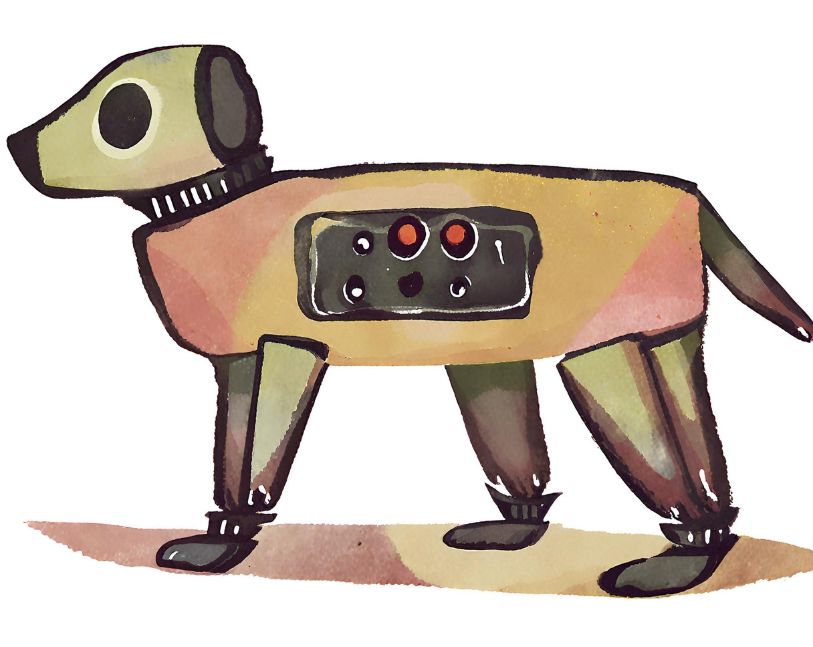
#> input picture header.png, 813 x 647 px, given in place of the camera
$ python distance.py
#> lines starting #> are read from the running program, lines starting #| are printed output that depends on the picture; after the words box and inside, x2 and y2 are one past the last pixel; in counts of white or black regions, pixels touching at a corner belong together
import cv2

def main():
    # Assume these values
    focal_length = 950.4  # In pixel units, replace with your calibrated focal length
    known_width = 230.3  # Actual width of the object in some unit (e.g., cm)

    # Initialize camera
    cap = cv2.VideoCapture(0)

    while True:
        # Capture frame-by-frame
        ret, frame = cap.read()
#> frame is the input picture: shape (647, 813, 3); mean B, G, R 186.4, 196.4, 207.6

        # Convert the frame to grayscale
        gray = cv2.cvtColor(frame, cv2.COLOR_BGR2GRAY)
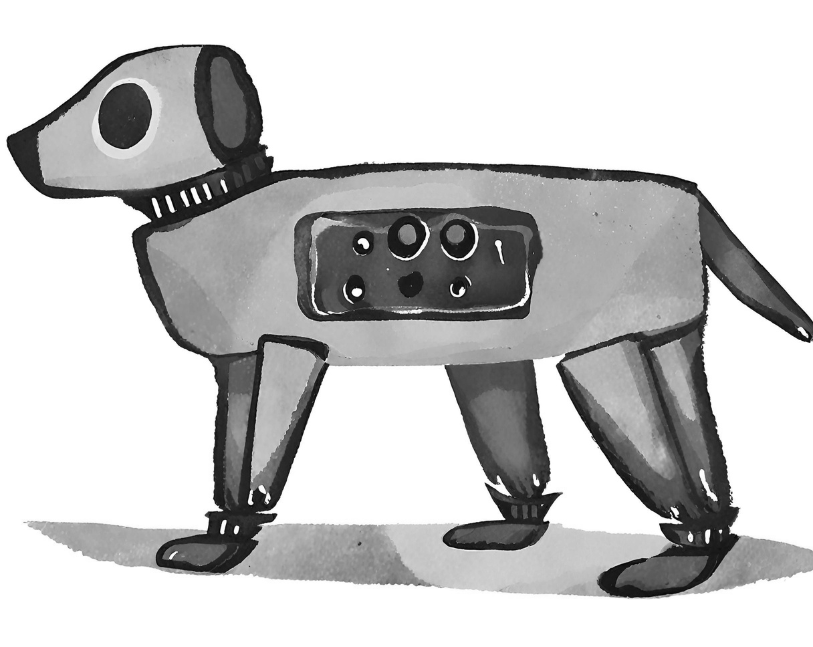
#> gray: shape (647, 813); min 1, max 255, mean 198.6

        # Threshold the image (you can use other techniques like Canny edge detection)
        ret, thresh = cv2.threshold(gray, 127, 255, 0)
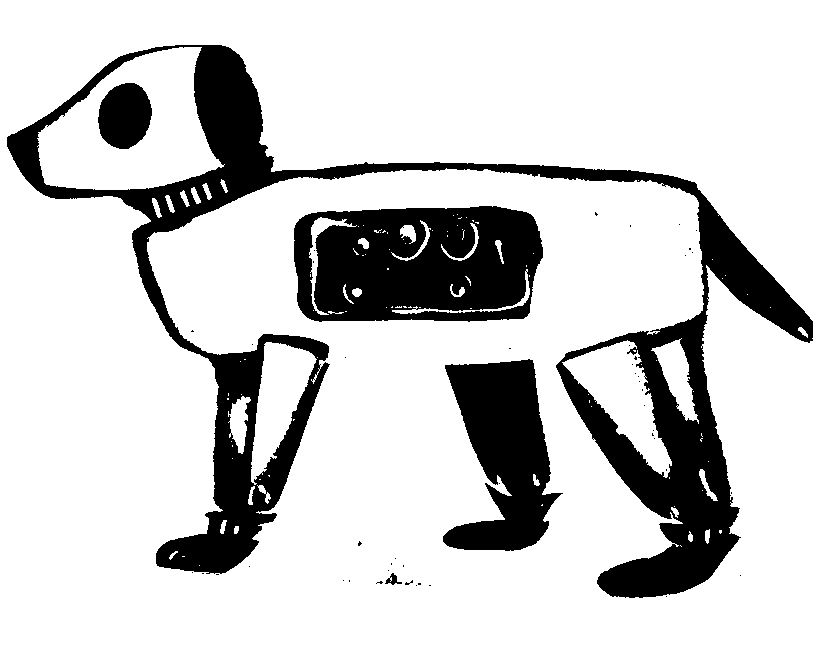
#> thresh: shape (647, 813); 80.5% white; 50 black regions (45 under 20 px)

        # Find contours
        contours, _ = cv2.findContours(thresh, cv2.RETR_LIST, cv2.CHAIN_APPROX_SIMPLE)
#> contours = 174 contours, 138 with area under 20; largest, box (x1, y1, x2, y2) and area: (0, 0, 813, 647) 428713, (293, 205, 544, 323) 26750, (37, 47, 225, 190) 17634, (442, 358, 564, 552) 14096, (562, 340, 672, 478) 5826

        # Proceed if at least one contour was found
        if contours:
            # Find largest contour
            largest_contour = max(contours, key=cv2.contourArea)
#> largest_contour = contour of 2021 points, box (x1, y1, x2, y2) (0, 0, 813, 647), area 428713

            # Get bounding box dimensions for the largest contour
            x, y, w, h = cv2.boundingRect(largest_contour)
#> x = 0; y = 0; w = 813; h = 647

            # Estimate distance
            distance = (known_width * focal_length) / w
#> distance = 269.2

            # Draw rectangle around the largest object and display distance
            cv2.rectangle(frame, (x, y), (x+w, y+h), (0, 255, 0), 2)
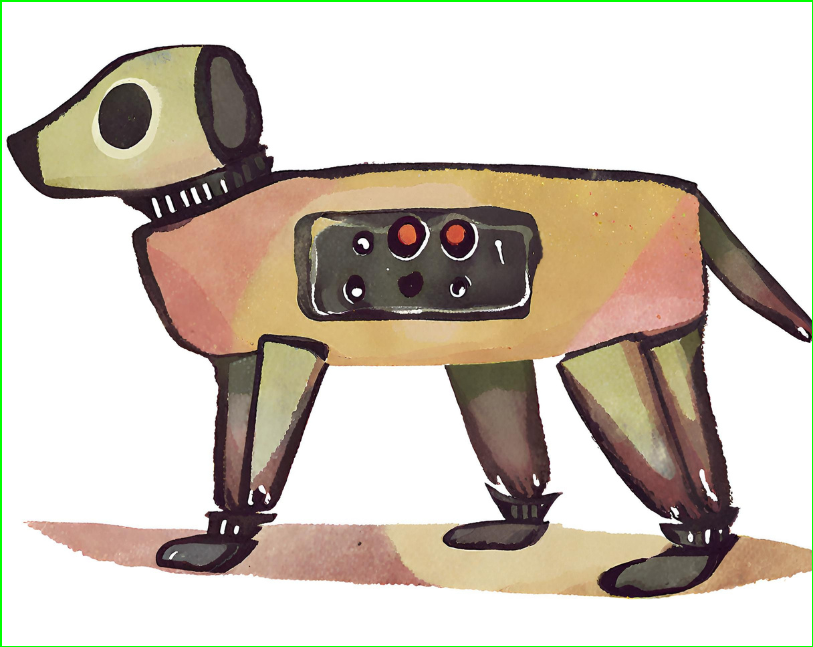
#> frame: shape (647, 813, 3); 0.83% of pixels changed, all inside (x1, y1, x2, y2) = (0, 0, 813, 647)
            cv2.putText(frame, f"Distance: {distance:.2f} cm", (x, y-10), cv2.FONT_HERSHEY_SIMPLEX, 0.5, (0, 255, 0), 1, cv2.LINE_AA)

        # Display the frame with distance estimation
        cv2.imshow('Distance Estimation', frame)

        # Stop the loop if 'q' is pressed
        if cv2.waitKey(1) & 0xFF == ord('q'):
#> (key q is pressed here)
            break

    # Release the capture and close windows
    cap.release()
    cv2.destroyAllWindows()

if __name__ == "__main__":
    main()
